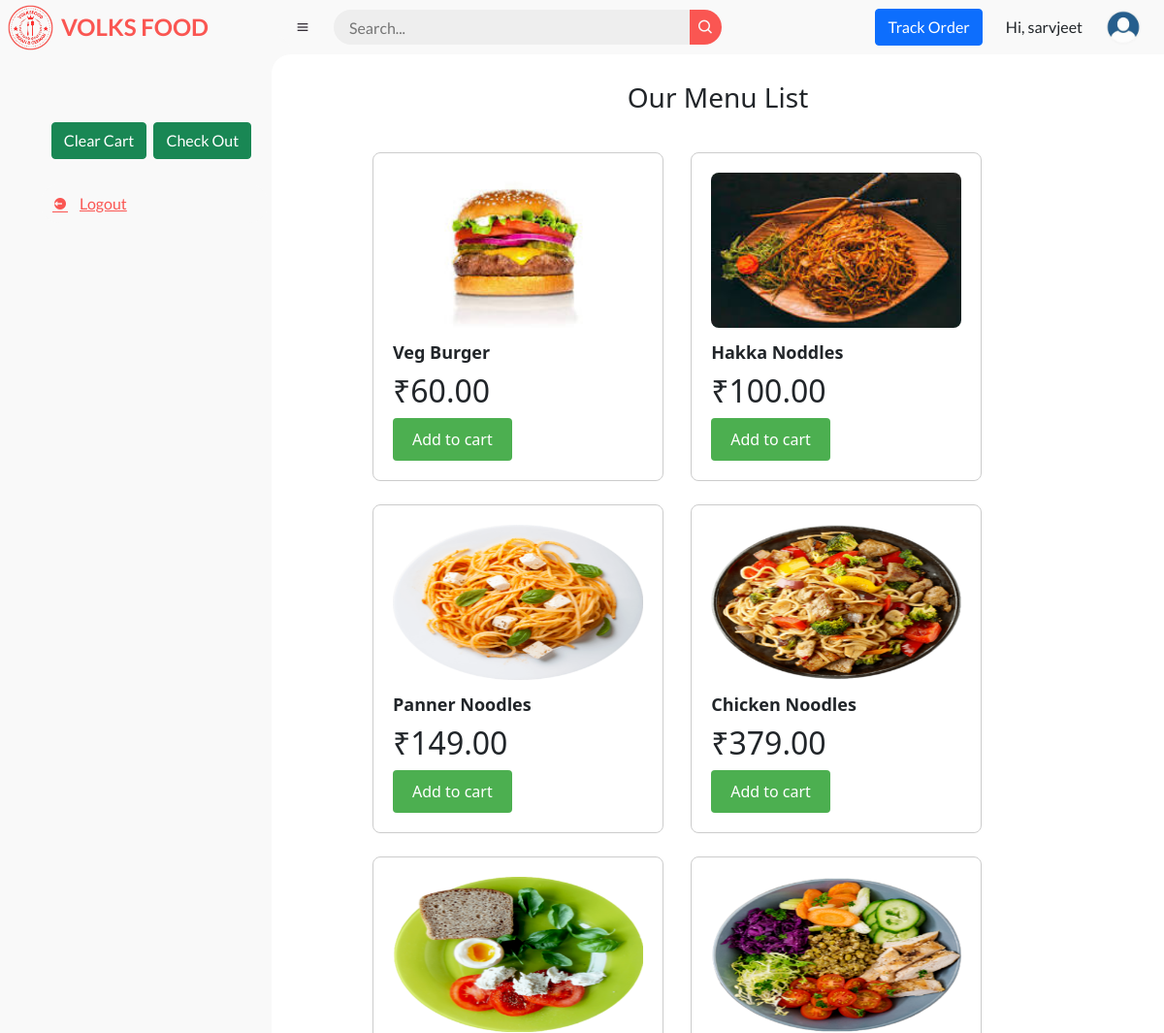
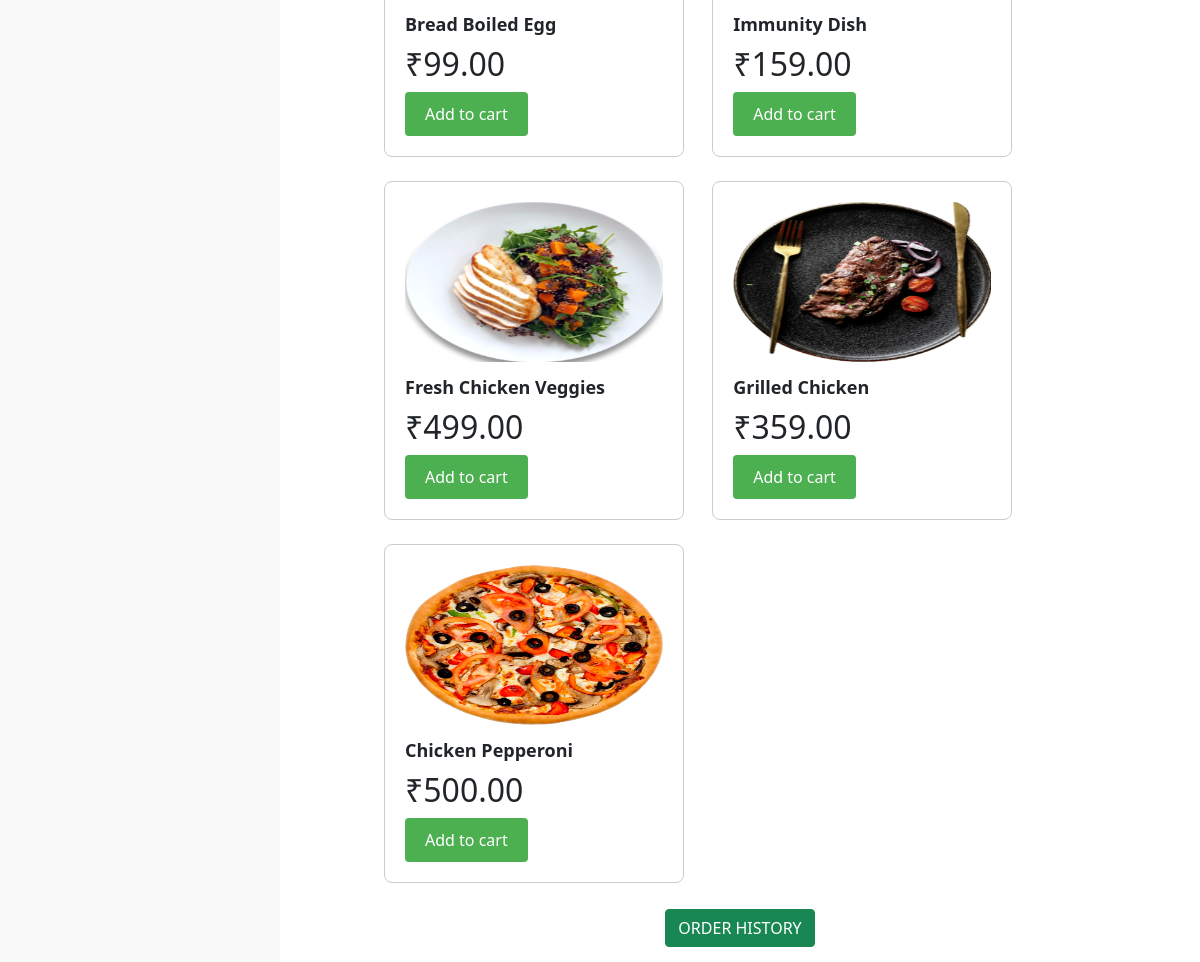
Page /home (signed in) on the committed database (2 pictures, top to bottom).
### Food/models.py (models this page shows, shortened)
class Food(models.Model):
    id = models.CharField(max_length=100,primary_key=True)
    name = models.CharField(max_length=100)
    description = models.TextField()
    price  = models.DecimalField(max_digits=10, decimal_places=2)
    image = models.ImageField(upload_to='food_images/')
    category_id = models.ForeignKey('Category', on_delete=models.CASCADE)
    feature = models.CharField(max_length=100)
    active = models.BooleanField(default=True)

### Food/views.py (the view)
# urls.py: path('home', views.home, name='home'),
@login_required
def home(request):
    query = request.GET.get('q')
    if query:
        foods = Food.objects.filter(name__icontains=query)
    else:
        foods = Food.objects.all()
    return render(request, 'home.html', {'foods': foods,'query': query})

### Food/templates/home.html (shortened to what this page needs)
{% extends 'base.html' %} {% load static %} {% block mainbody %}
<h3 style="text-align: center; margin: 3%">Our Menu List</h3>
<div class="food-cards" style="margin: 0px auto; width: 80%">
  {% for food in foods %}
  <div class="food-card" style="margin: 12px">
    <img src="{{ food.image.url }}" alt="{{ food.name }}" />
    <div class="food-details">
      <h2 class="food-title">{{ food.name }}</h2>
      <h2 class="food-price">&#x20B9;{{ food.price }}</h2>
      <a href="{% url 'cart_add' food.id  %}"
        ><button class="buy-button">Add to cart</button></a
      >
    </div>
  </div>
  {% endfor %} {% endblock %}

### Food/templates/base.html (shortened to what this page needs)
{% load static %}
<!DOCTYPE html>
<html lang="en">
<head>
	<link href='https://unpkg.com/boxicons@2.0.9/css/boxicons.min.css' rel='stylesheet'>
	<link rel="stylesheet" href="{% static 'css/style.css' %}"/>
	<link rel="stylesheet" href="{% static 'css/custom.css' %}"/>
	<link rel="stylesheet" href="../static/cssSample/bootstrap.min.css">
</head>
<body>
	<section id="sidebar">
		 <div class="navbar__logo brand" style="width: fit-content;">
            <a href="index.html"><img src="{% static 'img/logo.png' %}" alt="logo" /></a>
            <span class="text">VOLKS FOOD</span>
          </div>
		<ul class="side-menu top">
			{% load cart_tag %}
	<div style="margin: 20px 2px; text-align: center;">
		<button class="btn btn-success" style="margin: 2px;">
			<a style="text-decoration: none; color: white" href="{% url 'cart_clear' %}">Clear Cart</a>
		</button>
		<button class="btn btn-success" style="margin: 2px;">
			<a style="text-decoration: none; color: white" href="{% url 'contact' %}">Check Out</a>
		</button>
	</div>
			<li>
				<a href="{% url 'logout' %}" class="logout">
					<i class='bx bxs-log-out-circle' ></i>
					<span class="text">Logout</span>
				</a>
			</li>
		</ul>
	</section>
	<section id="content">
		<nav>
			<i class='bx bx-menu' ></i>
			<form method="GET">
				<div class="form-input">
				{% if query %}
					<input type="search" placeholder="Search..." name="q" value="{{ query }}">
				{% else %}
					<input type="search" placeholder="Search..." name="q" >
				{% endif %}
					<button type="submit" class="search-btn"><i class='bx bx-search' ></i></button>
				</div>
			</form>
			<a href="{% url 'track' %}" class="profile"><button class="btn btn-primary">Track Order</button></a>
			<p style="align-self: end;">Hi, {{request.user.username}}</p>
			<a href="#" class="profile">
				<img src="{% static 'img/profile.jpg' %}">
			</a>
		</nav>
  {% block mainbody %} {% endblock %}
		<div class="text-center" style="margin: 2%;">
			<a href="{% url 'orders' %}">
				<button class="btn btn-success">ORDER HISTORY</button>
			</a>
		</div>
</body>
</html>

### Food/static/css/style.css (style rules this page uses)
* { margin: 0; padding: 0; box-sizing: border-box; }
a { text-decoration: none; }
li { list-style: none; }
:root { --poppins: 'Poppins', sans-serif; --lato: 'Lato', sans-serif; --white: #fff; --light: #F9F9F9; --blue: #3C91E6; --light-blue: #CFE8FF; --grey: #eee; --dark-grey: #AAAAAA; --dark: #342E37; --red: #fa5652; --yellow: #FFCE26; --light-yellow: #FFF2C6; --orange: #FD7238; --light-orange: #FFE0D3; }
html { overflow-x: hidden; }
body { background: var(--white); overflow-x: hidden; }
#sidebar { position: fixed; top: 0; left: 0; width: 280px; height: 100%; background: var(--light); z-index: 2000; font-family: var(--lato); transition: .3s ease; overflow-x: hidden; scrollbar-width: none; }
#sidebar .brand { font-size: 24px; font-weight: 700; height: 56px; display: flex; align-items: center; color: var(--red); position: sticky; top: 0; left: 0; background: var(--light); z-index: 500; padding-bottom: 20px; box-sizing: content-box; }
#sidebar .side-menu { width: 100%; margin-top: 48px; }
#sidebar .side-menu li { height: 48px; background: transparent; margin-left: 6px; border-radius: 48px 0 0 48px; padding: 4px; }
#sidebar .side-menu li a { width: 100%; height: 100%; background: var(--light); display: flex; align-items: center; border-radius: 48px; font-size: 16px; color: var(--dark); white-space: nowrap; overflow-x: hidden; }
#sidebar .side-menu li a.logout { color: var(--red); }
#sidebar .side-menu li a .bx { min-width: calc(60px - ((4px + 6px) * 2)); display: flex; justify-content: center; }
#content { position: relative; width: calc(100% - 280px); left: 280px; transition: .3s ease; }
#content nav { height: 56px; background: var(--light); padding: 0 24px; display: flex; align-items: center; grid-gap: 24px; font-family: var(--lato); position: sticky; top: 0; left: 0; z-index: 1000; }
#content nav::before { content: ''; position: absolute; width: 40px; height: 40px; bottom: -40px; left: 0; border-radius: 50%; box-shadow: -20px -20px 0 var(--light); }
#content nav a { color: var(--dark); }
#content nav .bx.bx-menu { cursor: pointer; color: var(--dark); }
#content nav form { max-width: 400px; width: 100%; margin-right: auto; }
#content nav form .form-input { display: flex; align-items: center; height: 36px; }
#content nav form .form-input input { flex-grow: 1; padding: 0 16px; height: 100%; border: none; background: var(--grey); border-radius: 36px 0 0 36px; outline: none; width: 100%; color: var(--dark); }
#content nav form .form-input button { width: 36px; height: 100%; display: flex; justify-content: center; align-items: center; background: var(--red); color: var(--light); font-size: 18px; border: none; outline: none; border-radius: 0 36px 36px 0; cursor: pointer; }
#content nav .profile img { width: 36px; height: 36px; object-fit: cover; border-radius: 50%; }
.navbar__logo { display: flex; align-items: center; }
.navbar__logo img { width: 63px; }

### Food/static/css/custom.css (style rules this page uses)
.food-card { border: 1px solid #ccc; border-radius: 8px; padding: 20px; margin: 10px; width: 300px; display: inline-block; }
.food-card img { width: 100%; height: 10em; border-radius: 8px; margin-bottom: 15px; }
.food-title { font-weight: bold; font-size: 18px; margin-bottom: 10px; }
.buy-button { background-color: #4CAF50; border: none; color: white; padding: 10px 20px; text-align: center; text-decoration: none; display: inline-block; font-size: 16px; border-radius: 4px; cursor: pointer; }

### rows in the picture
Food: image (picture), name "Veg Burger", price "60.00"
Food: image (picture), name "Hakka Noddles", price "100.00"
Food: image (picture), name "Panner Noodles", price "149.00"
Food: image (picture), name "Chicken Noodles", price "379.00"
Food: image (picture), name "Bread Boiled Egg", price "99.00"
Food: image (picture), name "Immunity Dish", price "159.00"
Food: image (picture), name "Fresh Chicken Veggies", price "499.00"
Food: image (picture), name "Grilled Chicken", price "359.00"
Food: image (picture), name "Chicken Pepperoni", price "500.00"

### other values in the picture
{{ request.user.username }} "sarvjeet"
